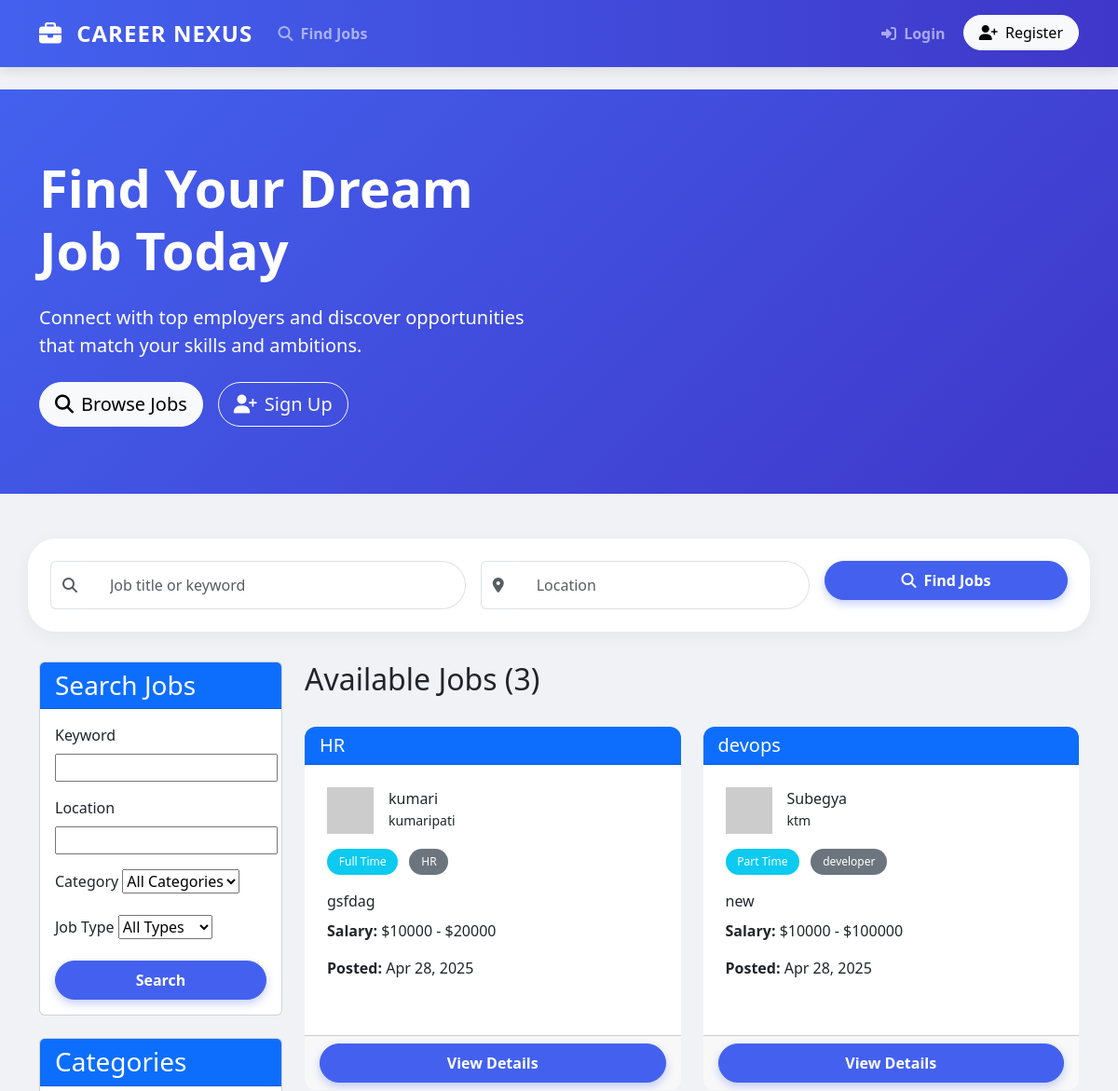
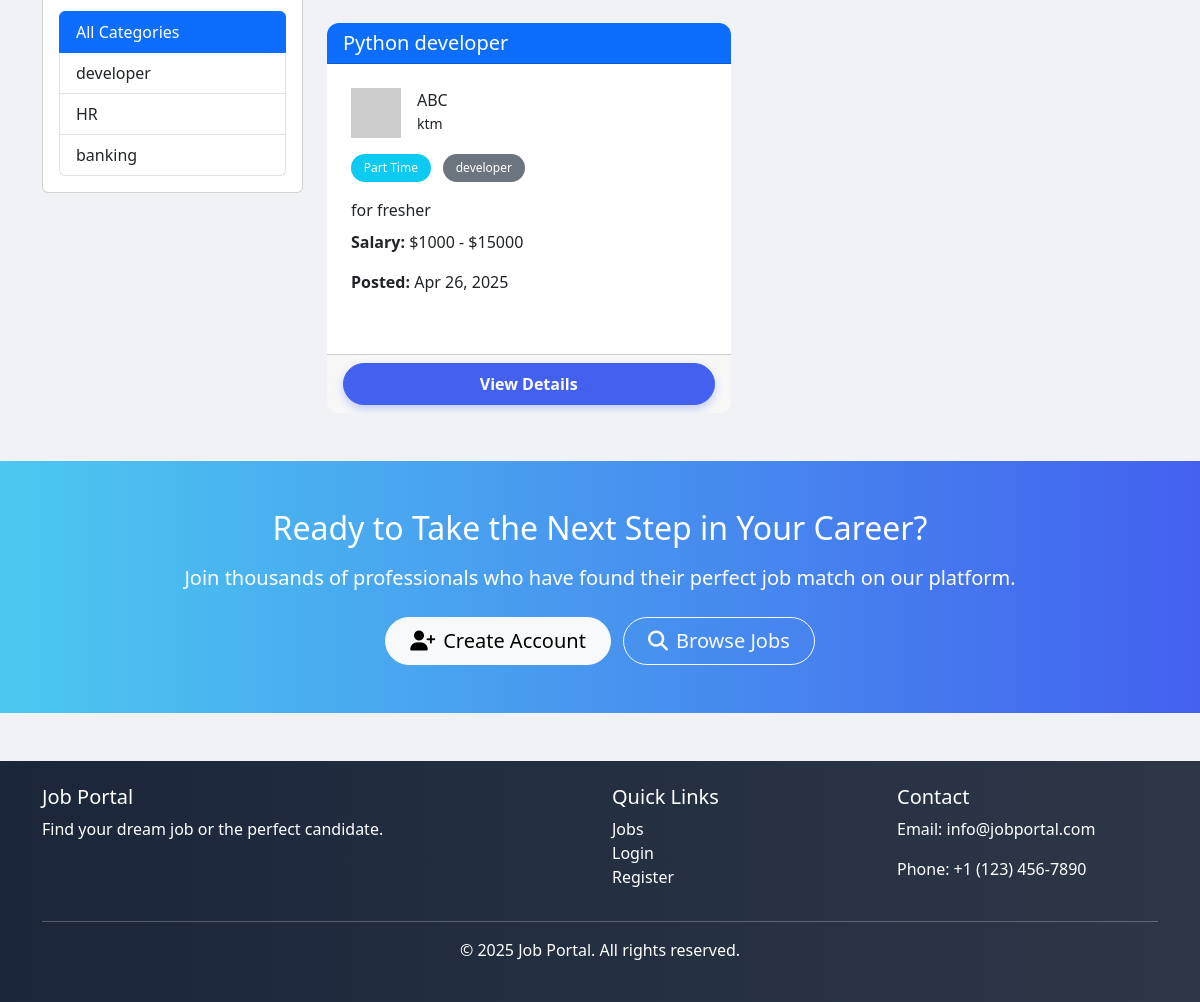
The page / on the database its author committed (2 pictures, top to bottom).
### jobs/models.py (models this page shows, shortened)
class Category(models.Model):
    name = models.CharField(max_length=100)
    def __str__(self):
        return self.name
    class Meta:
        verbose_name_plural = "Categories"

class Job(models.Model):
    JOB_TYPE_CHOICES = [
        ('full_time', 'Full Time'),
        ('part_time', 'Part Time'),
        ('contract', 'Contract'),
        ('internship', 'Internship'),
        ('remote', 'Remote'),
    ]
    title = models.CharField(max_length=100)
    company = models.ForeignKey(Company, on_delete=models.CASCADE, related_name='jobs')
    category = models.ForeignKey(Category, on_delete=models.SET_NULL, null=True, related_name='jobs')
    description = models.TextField()
    requirements = models.TextField()
    salary_min = models.IntegerField(blank=True, null=True)
    salary_max = models.IntegerField(blank=True, null=True)
    location = models.CharField(max_length=100)
    job_type = models.CharField(max_length=20, choices=JOB_TYPE_CHOICES)
    posted_by = models.ForeignKey(User, on_delete=models.CASCADE, related_name='posted_jobs')
    created_at = models.DateTimeField(auto_now_add=True)
    deadline = models.DateField()
    is_active = models.BooleanField(default=True)

### companies/models.py (models this page shows, shortened)
class Company(models.Model):
    name = models.CharField(max_length=100)
    owner = models.ForeignKey(User, on_delete=models.CASCADE, related_name='companies')
    logo = models.ImageField(upload_to='company_logos/', blank=True, null=True)
    description = models.TextField()
    website = models.URLField(blank=True, null=True)
    location = models.CharField(max_length=100)
    established_date = models.DateField(blank=True, null=True)
    class Meta:
        verbose_name_plural = "Companies"

### jobs/views.py (the view)
# urls.py: path('', views.job_list, name='job_list'),
def job_list(request):
    form = JobSearchForm(request.GET)
    jobs = Job.objects.filter(is_active=True).order_by('-created_at')
    if form.is_valid():
        keyword = form.cleaned_data.get('keyword')
        location = form.cleaned_data.get('location')
        category = form.cleaned_data.get('category')
        job_type = form.cleaned_data.get('job_type')
        if keyword:
            jobs = jobs.filter(
                Q(title__icontains=keyword) |
                Q(description__icontains=keyword) |
                Q(requirements__icontains=keyword)
            )
        if location:
            jobs = jobs.filter(location__icontains=location)
        if category:
            jobs = jobs.filter(category=category)
        if job_type:
            jobs = jobs.filter(job_type=job_type)
    categories = Category.objects.all()
    return render(request, 'jobs/job_list.html', {
        'jobs': jobs,
        'form': form,
        'categories': categories,
        'show_hero': True
    })

### jobs/forms.py
class JobSearchForm(forms.Form):
    keyword = forms.CharField(required=False, label='Keyword')
    location = forms.CharField(required=False, label='Location')
    category = forms.ModelChoiceField(
        queryset=Category.objects.all(),
        required=False,
        empty_label="All Categories"
    )
    job_type = forms.ChoiceField(
        choices=[('', 'All Types')] + Job.JOB_TYPE_CHOICES,
        required=False,
        label='Job Type'
    )

### templates/jobs/job_list.html (shortened to what this page needs)
{% extends 'base.html' %}
{% block content %}
<div class="row">
    <div class="col-md-3">
        <div class="card mb-4">
            <div class="card-header bg-primary text-white">
                <h3 class="mb-0">Search Jobs</h3>
            </div>
            <div class="card-body">
                <form method="GET" action="{% url 'job_list' %}">
                    <div class="mb-3">
                        <label for="{{ form.keyword.id_for_label }}" class="form-label">Keyword</label>
                        {{ form.keyword }}
                    </div>
                    <div class="mb-3">
                        <label for="{{ form.location.id_for_label }}" class="form-label">Location</label>
                        {{ form.location }}
                    </div>
                    <div class="mb-3">
                        <label for="{{ form.category.id_for_label }}" class="form-label">Category</label>
                        {{ form.category }}
                    </div>
                    <div class="mb-3">
                        <label for="{{ form.job_type.id_for_label }}" class="form-label">Job Type</label>
                        {{ form.job_type }}
                    </div>
                    <button type="submit" class="btn btn-primary w-100">Search</button>
                </form>
            </div>
        </div>
        <div class="card">
            <div class="card-header bg-primary text-white">
                <h3 class="mb-0">Categories</h3>
            </div>
            <div class="card-body">
                <div class="list-group">
                    <a href="{% url 'job_list' %}" class="list-group-item list-group-item-action {% if not request.GET.category %}active{% endif %}">
                        All Categories
                    </a>
                    {% for category in categories %}
                        <a href="{% url 'job_list' %}?category={{ category.id }}" class="list-group-item list-group-item-action {% if request.GET.category == category.id|stringformat:'i' %}active{% endif %}">
                            {{ category.name }}
                        </a>
                    {% endfor %}
                </div>
            </div>
        </div>
    </div>
    <div class="col-md-9">
        <div class="d-flex justify-content-between align-items-center mb-4">
            <h2>Available Jobs ({{ jobs.count }})</h2>
        </div>
        {% if jobs %}
            <div class="row">
                {% for job in jobs %}
                    <div class="col-md-6 mb-4">
                        <div class="card job-card h-100">
                            <div class="card-header bg-primary text-white">
                                <h5 class="mb-0">{{ job.title }}</h5>
                            </div>
                            <div class="card-body">
                                <div class="d-flex align-items-center mb-3">
                                    {% if job.company.logo %}
                                        <img src="{{ job.company.logo.url }}" alt="{{ job.company.name }} Logo" class="me-3" style="width: 50px; height: 50px; object-fit: contain;">
                                    {% else %}
                                        <img src="https://via.placeholder.com/50" alt="Company Logo" class="me-3">
                                    {% endif %}
                                    <div>
                                        <h6 class="mb-0">{{ job.company.name }}</h6>
                                        <small>{{ job.location }}</small>
                                    </div>
                                </div>
                                <div class="mb-3">
                                    <span class="badge bg-info">{{ job.get_job_type_display }}</span>
                                    {% if job.category %}
                                        <span class="badge bg-secondary">{{ job.category.name }}</span>
                                    {% endif %}
                                </div>
                                <p class="mb-2">{{ job.description|truncatewords:20 }}</p>
                                {% if job.salary_min or job.salary_max %}
                                    <p><strong>Salary:</strong>
                                        {% if job.salary_min and job.salary_max %}
                                            ${{ job.salary_min }} - ${{ job.salary_max }}
                                        {% elif job.salary_min %}
                                            From ${{ job.salary_min }}
                                        {% elif job.salary_max %}
                                            Up to ${{ job.salary_max }}
                                        {% endif %}
                                    </p>
                                {% endif %}
                                <p><strong>Posted:</strong> {{ job.created_at|date:"M d, Y" }}</p>
                            </div>
                            <div class="card-footer">
                                <a href="{% url 'job_detail' job.pk %}" class="btn btn-primary w-100">View Details</a>
                            </div>
                        </div>
                    </div>
                {% endfor %}
            </div>
        {% else %}
            <div class="alert alert-info">
                <p>No jobs found matching your criteria.</p>
            </div>
        {% endif %}
    </div>
</div>
{% endblock %}

### templates/base.html (style rules this page uses)
:root { --primary-color: #4361ee; --secondary-color: #3f37c9; --accent-color: #4cc9f0; --dark-color: #1b263b; --light-color: #f8f9fa; }
body { font-family: 'Segoe UI', Tahoma, Geneva, Verdana, sans-serif; background-color: #f0f2f5; }
.job-card { border-radius: 12px; border: none; overflow: hidden; transition: all 0.3s cubic-bezier(0.25, 0.8, 0.25, 1); margin-bottom: 20px; background: white; }
.job-card .card-body { padding: 1.5rem; }
.job-card .badge { padding: 0.5rem 0.8rem; font-weight: 500; margin-right: 0.5rem; border-radius: 30px; }
.btn-primary { background-color: var(--primary-color); border-color: var(--primary-color); border-radius: 30px; padding: 0.5rem 1.5rem; font-weight: 600; box-shadow: 0 4px 10px rgba(67, 97, 238, 0.3); }

### rows shown on the page
Category: name "developer"
Category: name "HR"
Category: name "banking"
Job: title "HR", company.name "kumari", location "kumaripati", job_type "Full Time", category.name "HR", description "gsfdag", salary_min "10000", salary_max "20000", created_at "Apr 28, 2025"
Job: title "devops", company.name "Subegya", location "ktm", job_type "Part Time", category.name "developer", description "new", salary_min "10000", salary_max "100000", created_at "Apr 28, 2025"
Job: title "Python developer", company.name "ABC", location "ktm", job_type "Part Time", category.name "developer", description "for fresher", salary_min "1000", salary_max "15000", created_at "Apr 26, 2025"

### other values the page prints
{{ jobs.count }} "3"
